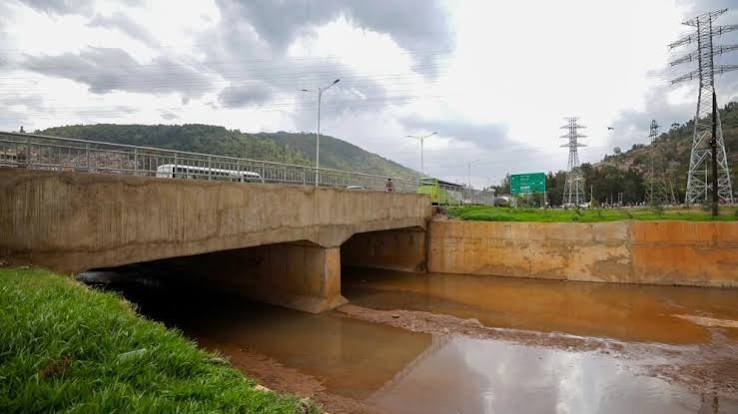
#> input picture uploads/1c4f988c-1086-437d-842c-ef3fe6bba875.jpg, 738 x 414 px
$ python -i mesh_generator.py   (imports and definitions only)
#> lines starting #> are read from the running program, lines starting #| are printed output that depends on the picture; after the words box and inside, x2 and y2 are one past the last pixel; in counts of white or black regions, pixels touching at a corner belong together
import os
import cv2
import numpy as np
import trimesh
from shapely.geometry import Polygon
import logging

logger = logging.getLogger(__name__)

def generate_mesh_from_image_path(image_path: str, output_path: str):
    """
    Reads an image, uses OpenCV edge detection to extract the silhouette,
    and extrudes it into a 3D mesh (.obj).
    """
#> called with output_path = 'out.png'
    try:
        logger.info(f"Processing image with OpenCV for {image_path}")

        # 1. Load image in grayscale
        img = cv2.imread(image_path, cv2.IMREAD_GRAYSCALE)
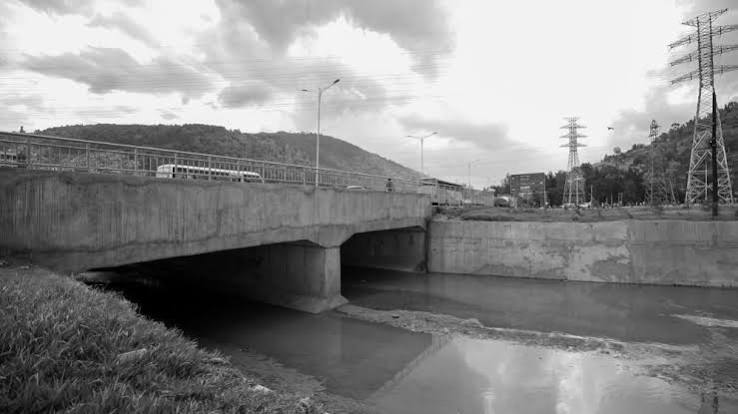
#> img: shape (414, 738); min 0, max 255, mean 136.3
        if img is None:
            raise ValueError("Failed to decode image")

        # 2. Resize to a manageable resolution for fast processing (e.g. max 800px)
        max_dim = 800
        h, w = img.shape
#> h = 414; w = 738
        if max(h, w) > max_dim:
            scale_factor = max_dim / max(h, w)
            img = cv2.resize(img, (int(w * scale_factor), int(h * scale_factor)))

        # 3. Apply Gaussian Blur to smooth noise
        blurred = cv2.GaussianBlur(img, (5, 5), 0)

        # 4. Otsu's thresholding to separate foreground/background
        _, thresh = cv2.threshold(blurred, 0, 255, cv2.THRESH_BINARY_INV + cv2.THRESH_OTSU)
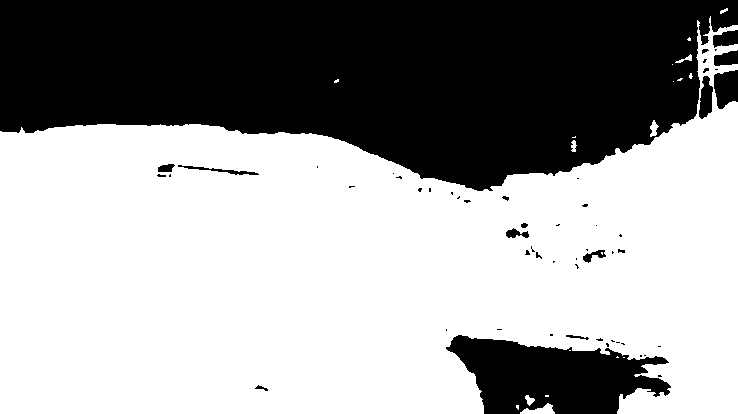
#> thresh: shape (414, 738); 61.7% white; 56 black regions (39 under 20 px), largest, box (x1, y1, x2, y2) and area: (0, 0, 738, 191) 102895, (446, 335, 671, 414) 11248, (714, 70, 738, 109) 742

        # 5. Morphological closing to fill small holes inside the object
        kernel = np.ones((5,5), np.uint8)
        closed = cv2.morphologyEx(thresh, cv2.MORPH_CLOSE, kernel, iterations=3)
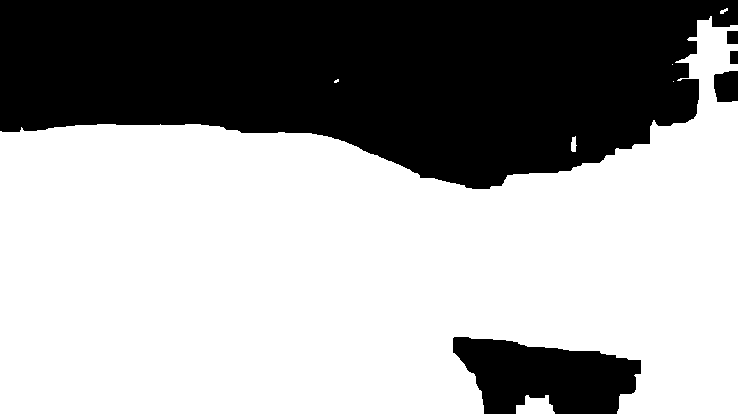
#> closed: shape (414, 738); 63% white; 5 black regions

        # 6. Find Contours
        contours, _ = cv2.findContours(closed, cv2.RETR_EXTERNAL, cv2.CHAIN_APPROX_SIMPLE)
#> contours = 7 contours, 4 with area under 20; largest, box (x1, y1, x2, y2) and area: (0, 16, 738, 414) 190471, (516, 395, 555, 414) 476, (571, 136, 577, 152) 52
        if not contours:
            raise ValueError("No structure found in image")

        # Use largest contour
        contour = max(contours, key=cv2.contourArea)
#> contour = contour of 387 points, box (x1, y1, x2, y2) (0, 16, 738, 414), area 190471

        # Simplify contour for cleaner 3D geometry
        epsilon = 0.005 * cv2.arcLength(contour, True)
#> epsilon = 13.75
        approx = cv2.approxPolyDP(contour, epsilon, True)
#> approx = contour of 18 points, box (x1, y1, x2, y2) (0, 20, 738, 414), area 191370

        if len(approx) < 3:
            raise ValueError("Contour too simple to form a polygon")

        # Extract 2D points
        points = approx.reshape(-1, 2).astype(float)
#> points = 18 rows, first 8: [737, 25], [697, 20], [697, 53], [675, 62], [699, 79], [693, 119], [489, 189], [311, 133]

        # Normalize and scale to a fixed 3D size
        x_min, y_min = points.min(axis=0)
#> x_min = 0; y_min = 20
        x_max, y_max = points.max(axis=0)
#> x_max = 737; y_max = 413
        width = x_max - x_min
#> width = 737
        height = y_max - y_min
#> height = 393

        if width == 0 or height == 0:
            raise ValueError("Invalid object dimensions")

        scale = 10.0 / max(width, height)
#> scale = 0.0136

        # Center and flip Y (OpenCV is Y-down, 3D is Y-up)
        points[:, 0] = (points[:, 0] - (x_min + width/2)) * scale
        points[:, 1] = -(points[:, 1] - (y_min + height/2)) * scale

        # Create Polygon
        poly = Polygon(points)
        if not poly.is_valid:
            poly = poly.buffer(0) # Fix self-intersections
            if poly.geom_type == 'MultiPolygon':
                # Use the largest polygon by area
                poly = max(poly.geoms, key=lambda p: p.area)

        logger.info("Extruding 3D mesh")
        # Extrude by 2 units depth
#> (the run stopped early here; a loop or call above may not have finished)

$ run again, on uploads/4cd767b3-9780-4256-91c1-069ac2d17652.jpg
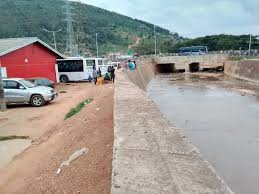
#> input picture uploads/4cd767b3-9780-4256-91c1-069ac2d17652.jpg, 259 x 194 px
#> in generate_mesh_from_image_path, `_, thresh = cv2.threshold(blurred, 0, 255, cv2.THRESH_BINARY_INV + cv2..`:
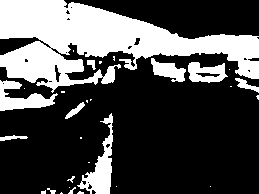
#> thresh: shape (194, 259); 30.3% white; 30 white regions (18 under 20 px), largest, box (x1, y1, x2, y2) and area: (0, 0, 259, 93) 11803, (77, 113, 113, 194) 1040, (0, 80, 58, 111) 837
#> in generate_mesh_from_image_path, `closed = cv2.morphologyEx(thresh, cv2.MORPH_CLOSE, kernel, iterations=3)`:
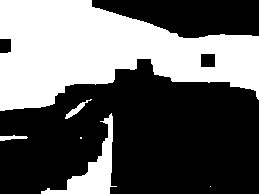
#> closed: shape (194, 259); 38.4% white; 6 white regions (2 under 20 px)
#> contours = 6 contours, 2 with area under 20; largest, box (x1, y1, x2, y2) and area: (0, 0, 259, 111) 17240, (41, 113, 117, 194) 1476, (65, 99, 92, 119) 97, (0, 135, 28, 141) 70
#> contour = contour of 160 points, box (x1, y1, x2, y2) (0, 0, 259, 111), area 17240
#> epsilon = 4.03
#> approx = contour of 23 points, box (x1, y1, x2, y2) (0, 0, 259, 111), area 17056
#> points = 23 rows, first 8: [0, 0], [0, 38], [11, 39], [11, 51], [0, 53], [0, 110], [52, 104], [65, 85]
#> x_min = 0
#> x_max = 258; y_max = 110
#> width = 258
#> height = 110
#> scale = 0.0388

$ run again, on uploads/522d4745-873c-4f0c-a6a0-6aaf30ab86dd_3bee0c6f.jpg
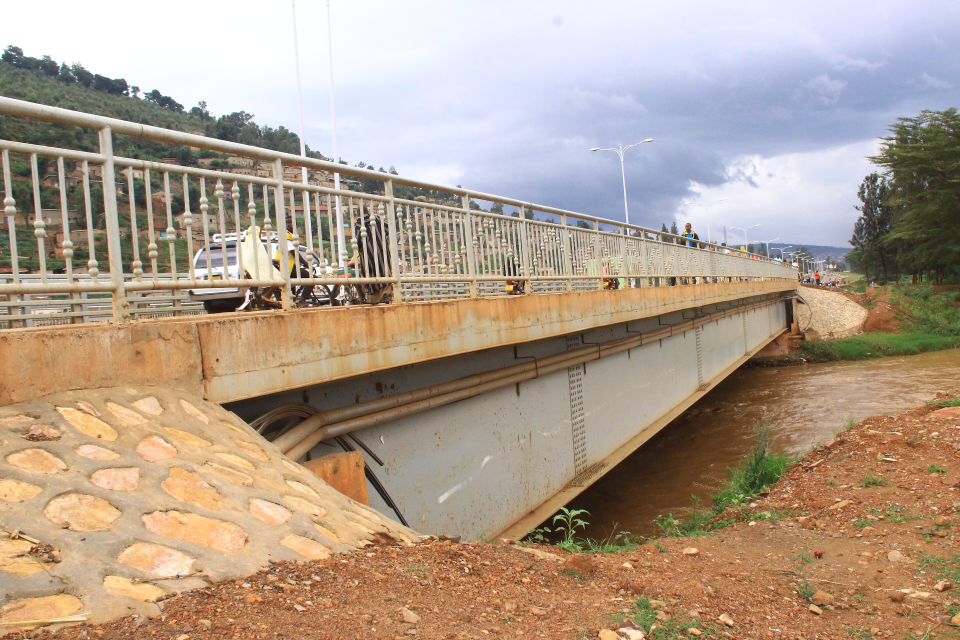
#> input picture uploads/522d4745-873c-4f0c-a6a0-6aaf30ab86dd_3bee0c6f.jpg, 3840 x 2560 px (shown at 1/4 size)
#> in generate_mesh_from_image_path, `_, thresh = cv2.threshold(blurred, 0, 255, cv2.THRESH_BINARY_INV + cv2..`:
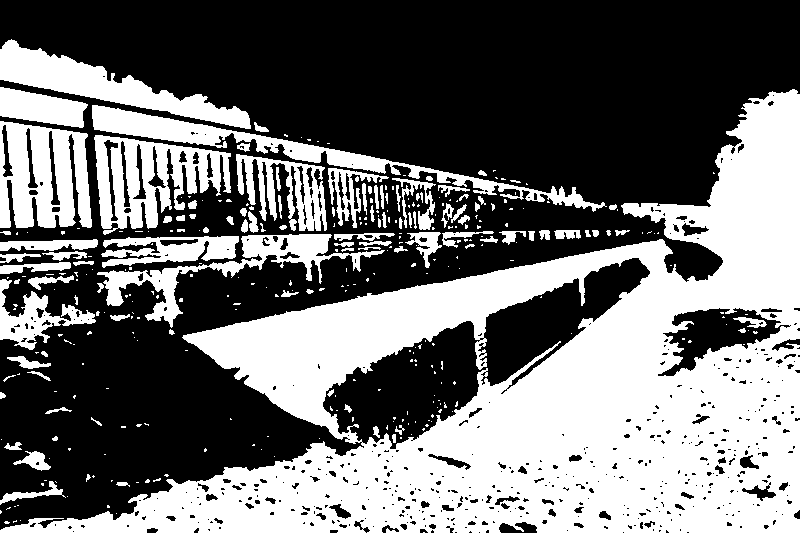
#> thresh: shape (533, 800); 43.9% white; 343 white regions (237 under 20 px), largest, box (x1, y1, x2, y2) and area: (0, 89, 800, 533) 132784, (0, 121, 92, 228) 7214, (92, 105, 607, 212) 6890
#> in generate_mesh_from_image_path, `closed = cv2.morphologyEx(thresh, cv2.MORPH_CLOSE, kernel, iterations=3)`:
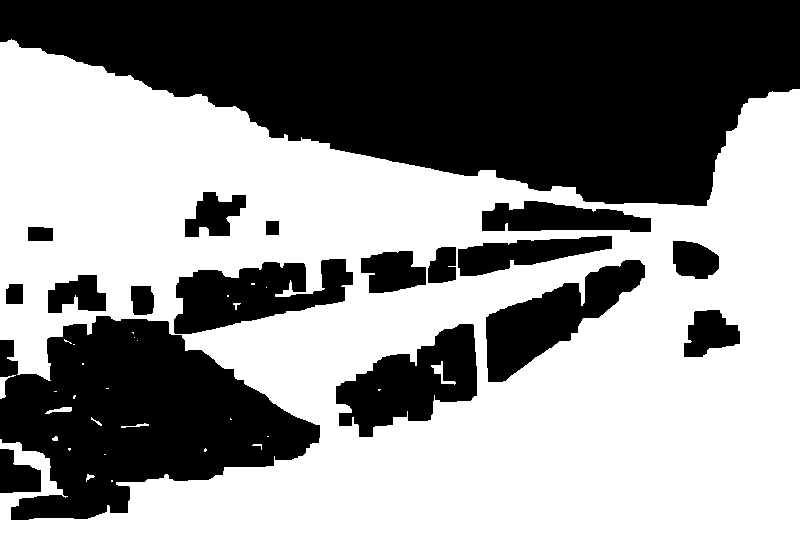
#> closed: shape (533, 800); 55% white; 18 black regions
#> contours = 23 contours, 18 with area under 20; largest, box (x1, y1, x2, y2) and area: (0, 39, 800, 533) 274617, (0, 375, 16, 399) 96, (45, 407, 72, 414) 70, (121, 423, 149, 428) 22, (86, 474, 95, 482) 20
#> contour = contour of 636 points, box (x1, y1, x2, y2) (0, 39, 800, 533), area 274617
#> epsilon = 19.56
#> approx = contour of 20 points, box (x1, y1, x2, y2) (0, 42, 800, 533), area 272065
#> points = 20 rows, first 8: [0, 42], [17, 374], [50, 380], [63, 325], [167, 320], [320, 425], [273, 466], [116, 482]
#> x_min = 0; y_min = 42
#> x_max = 799; y_max = 532
#> width = 799
#> height = 490
#> scale = 0.0125
